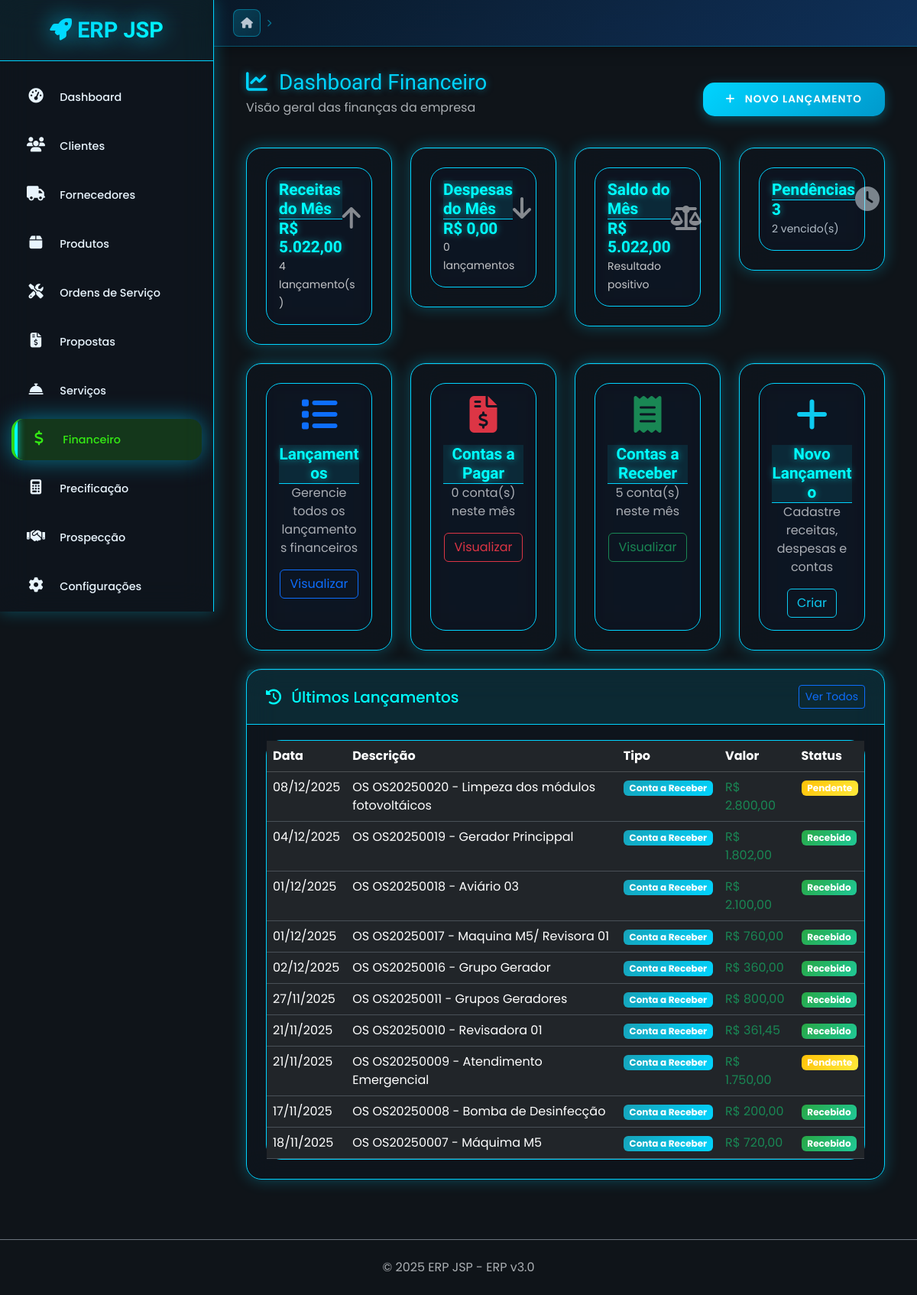
Screenshot of /financeiro/ with the database file from the repository.
### app/financeiro/financeiro_model.py (models this page shows, shortened)
class LancamentoFinanceiro(BaseModel):
    __tablename__ = 'lancamentos_financeiros'
    descricao = db.Column(db.String(255), nullable=False)
    valor = db.Column(db.Numeric(12, 2), nullable=False)
    tipo = db.Column(db.String(20), nullable=False)
    status = db.Column(db.String(20), default='pendente', nullable=False)
    categoria = db.Column(db.String(100))
    subcategoria = db.Column(db.String(100))
    data_lancamento = db.Column(db.Date, default=date.today, nullable=False)
    data_vencimento = db.Column(db.Date)
    data_pagamento = db.Column(db.Date)
    observacoes = db.Column(db.Text)
    numero_documento = db.Column(db.String(50))
    forma_pagamento = db.Column(db.String(50))
    cliente_id = db.Column(db.Integer, db.ForeignKey('clientes.id'), nullable=True)
    fornecedor_id = db.Column(db.Integer, db.ForeignKey('fornecedores.id'), nullable=True)
    ordem_servico_id = db.Column(db.Integer, db.ForeignKey('ordem_servico.id'), nullable=True)
    recorrente = db.Column(db.Boolean, default=False)
    frequencia = db.Column(db.String(20))  # mensal, anual, semanal
    cliente = db.relationship('Cliente', backref='lancamentos_financeiros', foreign_keys=[cliente_id])
    fornecedor = db.relationship('Fornecedor', backref='lancamentos_financeiros', foreign_keys=[fornecedor_id])
    ordem_servico = db.relationship('OrdemServico', backref='lancamentos_financeiros', foreign_keys=[ordem_servico_id])
    @property
    def valor_formatado(self):
        return f"R$ {self.valor:,.2f}".replace(',', 'X').replace('.', ',').replace('X', '.')
    @property
    def tipo_formatado(self):
        tipos = {
            'receita': 'Receita',
            'despesa': 'Despesa',
            'conta_receber': 'Conta a Receber',
            'conta_pagar': 'Conta a Pagar'
        }
        return tipos.get(self.tipo, self.tipo.title())
    @property
    def status_formatado(self):
        status_map = {
            'pendente': 'Pendente',
            'pago': 'Pago',
            'recebido': 'Recebido',
            'cancelado': 'Cancelado',
            'vencido': 'Vencido'
        }
        return status_map.get(self.status, self.status.title())
    @property
    def status_cor(self):
        cores = {
            'pendente': 'warning',
            'pago': 'success',
            'recebido': 'success',
            'cancelado': 'secondary',
            'vencido': 'danger'
        }
        return cores.get(self.status, 'secondary')
    @property
    def tipo_cor(self):
        cores = {
            'receita': 'success',
            'despesa': 'danger',
            'conta_receber': 'info',
            'conta_pagar': 'warning'
        }
        return cores.get(self.tipo, 'secondary')
    @classmethod
    def get_contas_receber(cls):
        return cls.query.filter_by(tipo='conta_receber', ativo=True)
    @classmethod
    def get_contas_pagar(cls):
        return cls.query.filter_by(tipo='conta_pagar', ativo=True)
    @classmethod
    def get_pendentes(cls):
        return cls.query.filter_by(status='pendente', ativo=True)
    @classmethod
    def get_vencidos(cls):
        hoje = date.today()
        return cls.query.filter(
            cls.data_vencimento < hoje,
            cls.status.in_(['pendente']),
            cls.ativo == True
        )
    @classmethod
    def get_resumo_mes(cls, mes=None, ano=None):
        if not mes:
            mes = date.today().month
        if not ano:
            ano = date.today().year
        filtro_data = db.and_(
            db.extract('month', cls.data_lancamento) == mes,
            db.extract('year', cls.data_lancamento) == ano,
            cls.ativo == True
        )
        receitas = cls.query.filter(
            filtro_data,
            cls.tipo.in_(['receita', 'conta_receber']),
            cls.status == 'recebido'
        ).all()
        despesas = cls.query.filter(
            filtro_data,
            cls.tipo.in_(['despesa', 'conta_pagar']),
            cls.status == 'pago'
        ).all()
        total_receitas = sum(float(r.valor) for r in receitas)
        total_despesas = sum(float(d.valor) for d in despesas)
        saldo = total_receitas - total_despesas
        return {
            'total_receitas': total_receitas,
            'total_despesas': total_despesas,
            'saldo': saldo,
            'qtd_receitas': len(receitas),
            'qtd_despesas': len(despesas)
        }

### app/financeiro/financeiro_routes.py (the view)
@bp_financeiro.route('/')
def dashboard():
    try:
        resumo = LancamentoFinanceiro.get_resumo_mes()
        vencidos = LancamentoFinanceiro.get_vencidos().count()
        pendentes = LancamentoFinanceiro.get_pendentes().count()
        contas_receber = LancamentoFinanceiro.get_contas_receber().filter(
            db.extract('month', LancamentoFinanceiro.data_vencimento) == date.today().month
        ).count()
        contas_pagar = LancamentoFinanceiro.get_contas_pagar().filter(
            db.extract('month', LancamentoFinanceiro.data_vencimento) == date.today().month
        ).count()
        ultimos_lancamentos = LancamentoFinanceiro.query.filter_by(ativo=True).order_by(
            LancamentoFinanceiro.criado_em.desc()
        ).limit(10).all()
        return render_template('financeiro/dashboard.html',
                             resumo=resumo,
                             vencidos=vencidos,
                             pendentes=pendentes,
                             contas_receber=contas_receber,
                             contas_pagar=contas_pagar,
                             ultimos_lancamentos=ultimos_lancamentos)
    except Exception as e:
        flash(f'Erro ao carregar dashboard: {str(e)}', 'danger')
        return render_template('financeiro/dashboard.html')

### app/financeiro/templates/financeiro/dashboard.html (shortened to what this page needs)
{% extends "base.html" %}
{% block content %}
<div class="container-fluid">
    <div class="row mb-4">
        <div class="col-12">
            <div class="d-flex justify-content-between align-items-center">
                <div>
                    <h1 class="h3 mb-1 text-neon">
                        <i class="fas fa-chart-line me-2"></i>
                        Dashboard Financeiro
                    </h1>
                    <p class="text-muted">Visão geral das finanças da empresa</p>
                </div>
                <div>
                    <a href="{{ url_for('financeiro.novo_lancamento') }}" class="btn btn-primary">
                        <i class="fas fa-plus me-2"></i>
                        Novo Lançamento
                    </a>
                </div>
            </div>
        </div>
    </div>
    <div class="row g-4 mb-4">
        <div class="col-md-3">
            <div class="card bg-success text-white">
                <div class="card-body">
                    <div class="d-flex justify-content-between">
                        <div>
                            <h6 class="card-title">Receitas do Mês</h6>
                            <h4 class="mb-0">
                                {% if resumo and resumo.total_receitas %}
                                    R$ {{ "{:,.2f}".format(resumo.total_receitas).replace(',', 'X').replace('.', ',').replace('X', '.') }}
                                {% else %}
                                    R$ 0,00
                                {% endif %}
                            </h4>
                        </div>
                        <div class="align-self-center">
                            <i class="fas fa-arrow-up fa-2x opacity-50"></i>
                        </div>
                    </div>
                    <small class="opacity-75">
                        {% if resumo and resumo.qtd_receitas %}
                            {{ resumo.qtd_receitas }} lançamento(s)
                        {% else %}
                            0 lançamentos
                        {% endif %}
                    </small>
                </div>
            </div>
        </div>
        <div class="col-md-3">
            <div class="card bg-danger text-white">
                <div class="card-body">
                    <div class="d-flex justify-content-between">
                        <div>
                            <h6 class="card-title">Despesas do Mês</h6>
                            <h4 class="mb-0">
                                {% if resumo and resumo.total_despesas %}
                                    R$ {{ "{:,.2f}".format(resumo.total_despesas).replace(',', 'X').replace('.', ',').replace('X', '.') }}
                                {% else %}
                                    R$ 0,00
                                {% endif %}
                            </h4>
                        </div>
                        <div class="align-self-center">
                            <i class="fas fa-arrow-down fa-2x opacity-50"></i>
                        </div>
                    </div>
                    <small class="opacity-75">
                        {% if resumo and resumo.qtd_despesas %}
                            {{ resumo.qtd_despesas }} lançamento(s)
                        {% else %}
                            0 lançamentos
                        {% endif %}
                    </small>
                </div>
            </div>
        </div>
        <div class="col-md-3">
            <div class="card bg-{% if resumo and resumo.saldo >= 0 %}info{% else %}warning{% endif %} text-white">
                <div class="card-body">
                    <div class="d-flex justify-content-between">
                        <div>
                            <h6 class="card-title">Saldo do Mês</h6>
                            <h4 class="mb-0">
                                {% if resumo and resumo.saldo is not none %}
                                    R$ {{ "{:,.2f}".format(resumo.saldo).replace(',', 'X').replace('.', ',').replace('X', '.') }}
                                {% else %}
                                    R$ 0,00
                                {% endif %}
                            </h4>
                        </div>
                        <div class="align-self-center">
                            <i class="fas fa-balance-scale fa-2x opacity-50"></i>
                        </div>
                    </div>
                    <small class="opacity-75">
                        {% if resumo and resumo.saldo >= 0 %}
                            Resultado positivo
                        {% else %}
                            Resultado negativo
                        {% endif %}
                    </small>
                </div>
            </div>
        </div>
        <div class="col-md-3">
            <div class="card bg-warning text-dark">
                <div class="card-body">
                    <div class="d-flex justify-content-between">
                        <div>
                            <h6 class="card-title">Pendências</h6>
                            <h4 class="mb-0">{{ pendentes or 0 }}</h4>
                        </div>
                        <div class="align-self-center">
                            <i class="fas fa-clock fa-2x opacity-50"></i>
                        </div>
                    </div>
                    <small class="opacity-75">
                        {% if vencidos %}
                            {{ vencidos }} vencido(s)
                        {% else %}
                            Nenhum vencido
                        {% endif %}
                    </small>
                </div>
            </div>
        </div>
    </div>
    <div class="row g-4 mb-4">
        <div class="col-md-3">
            <div class="card h-100">
                <div class="card-body text-center">
                    <i class="fas fa-list fa-3x text-primary mb-3"></i>
                    <h5 class="card-title">Lançamentos</h5>
                    <p class="card-text text-muted">Gerencie todos os lançamentos financeiros</p>
                    <a href="{{ url_for('financeiro.listar_lancamentos') }}" class="btn btn-outline-primary">
                        Visualizar
                    </a>
                </div>
            </div>
        </div>
        <div class="col-md-3">
            <div class="card h-100">
                <div class="card-body text-center">
                    <i class="fas fa-file-invoice-dollar fa-3x text-danger mb-3"></i>
                    <h5 class="card-title">Contas a Pagar</h5>
                    <p class="card-text text-muted">{{ contas_pagar or 0 }} conta(s) neste mês</p>
                    <a href="{{ url_for('financeiro.contas_pagar') }}" class="btn btn-outline-danger">
                        Visualizar
                    </a>
                </div>
            </div>
        </div>
        <div class="col-md-3">
            <div class="card h-100">
                <div class="card-body text-center">
                    <i class="fas fa-receipt fa-3x text-success mb-3"></i>
                    <h5 class="card-title">Contas a Receber</h5>
                    <p class="card-text text-muted">{{ contas_receber or 0 }} conta(s) neste mês</p>
                    <a href="{{ url_for('financeiro.contas_receber') }}" class="btn btn-outline-success">
                        Visualizar
                    </a>
                </div>
            </div>
        </div>
        <div class="col-md-3">
            <div class="card h-100">
                <div class="card-body text-center">
                    <i class="fas fa-plus fa-3x text-info mb-3"></i>
                    <h5 class="card-title">Novo Lançamento</h5>
                    <p class="card-text text-muted">Cadastre receitas, despesas e contas</p>
                    <a href="{{ url_for('financeiro.novo_lancamento') }}" class="btn btn-outline-info">
                        Criar
                    </a>
                </div>
            </div>
        </div>
    </div>
    {% if ultimos_lancamentos %}
    <div class="row">
        <div class="col-12">
            <div class="card">
                <div class="card-header d-flex justify-content-between align-items-center">
                    <h5 class="mb-0">
                        <i class="fas fa-history me-2"></i>
                        Últimos Lançamentos
                    </h5>
                    <a href="{{ url_for('financeiro.listar_lancamentos') }}" class="btn btn-sm btn-outline-primary">
                        Ver Todos
                    </a>
                </div>
                <div class="card-body p-0">
                    <div class="table-responsive">
                        <table class="table table-hover mb-0">
                            <thead class="table-dark">
                                <tr>
                                    <th>Data</th>
                                    <th>Descrição</th>
                                    <th>Tipo</th>
                                    <th>Valor</th>
                                    <th>Status</th>
                                </tr>
                            </thead>
                            <tbody>
                                {% for lancamento in ultimos_lancamentos %}
                                <tr>
                                    <td>{{ lancamento.data_lancamento.strftime('%d/%m/%Y') }}</td>
                                    <td>{{ lancamento.descricao }}</td>
                                    <td>
                                        <span class="badge bg-{{ lancamento.tipo_cor }}">
                                            {{ lancamento.tipo_formatado }}
                                        </span>
                                    </td>
                                    <td class="{% if lancamento.tipo in ['receita', 'conta_receber'] %}text-success{% else %}text-danger{% endif %}">
                                        {{ lancamento.valor_formatado }}
                                    </td>
                                    <td>
                                        <span class="badge bg-{{ lancamento.status_cor }}">
                                            {{ lancamento.status_formatado }}
                                        </span>
                                    </td>
                                </tr>
                                {% endfor %}
                            </tbody>
                        </table>
                    </div>
                </div>
            </div>
        </div>
    </div>
    {% endif %}
</div>
{% endblock %}

### rows the page displays
LancamentoFinanceiro: data_lancamento "08/12/2025", descricao "OS OS20250020 - Limpeza dos módulos fotovoltáicos", tipo_formatado "Conta a Receber", valor_formatado "R$ 2.800,00", status_formatado "Pendente"
LancamentoFinanceiro: data_lancamento "04/12/2025", descricao "OS OS20250019 - Gerador Princippal", tipo_formatado "Conta a Receber", valor_formatado "R$ 1.802,00", status_formatado "Recebido"
LancamentoFinanceiro: data_lancamento "01/12/2025", descricao "OS OS20250018 - Aviário 03", tipo_formatado "Conta a Receber", valor_formatado "R$ 2.100,00", status_formatado "Recebido"
LancamentoFinanceiro: data_lancamento "01/12/2025", descricao "OS OS20250017 - Maquina M5/ Revisora 01", tipo_formatado "Conta a Receber", valor_formatado "R$ 760,00", status_formatado "Recebido"
LancamentoFinanceiro: data_lancamento "02/12/2025", descricao "OS OS20250016 - Grupo Gerador", tipo_formatado "Conta a Receber", valor_formatado "R$ 360,00", status_formatado "Recebido"
LancamentoFinanceiro: data_lancamento "27/11/2025", descricao "OS OS20250011 - Grupos Geradores", tipo_formatado "Conta a Receber", valor_formatado "R$ 800,00", status_formatado "Recebido"
LancamentoFinanceiro: data_lancamento "21/11/2025", descricao "OS OS20250010 - Revisadora 01", tipo_formatado "Conta a Receber", valor_formatado "R$ 361,45", status_formatado "Recebido"
LancamentoFinanceiro: data_lancamento "21/11/2025", descricao "OS OS20250009 - Atendimento Emergencial", tipo_formatado "Conta a Receber", valor_formatado "R$ 1.750,00", status_formatado "Pendente"
LancamentoFinanceiro: data_lancamento "17/11/2025", descricao "OS OS20250008 - Bomba de Desinfecção", tipo_formatado "Conta a Receber", valor_formatado "R$ 200,00", status_formatado "Recebido"
LancamentoFinanceiro: data_lancamento "18/11/2025", descricao "OS OS20250007 - Máquima M5", tipo_formatado "Conta a Receber", valor_formatado "R$ 720,00", status_formatado "Recebido"

### other values shown
{{ COMPANY_NAME }} "ERP JSP"
{{ resumo.qtd_receitas }} "4"
{{ pendentes or 0 }} "3"
{{ vencidos }} "2"
{{ contas_pagar or 0 }} "0"
{{ contas_receber or 0 }} "5"
{{ SYSTEM_VERSION }} "3.0"
